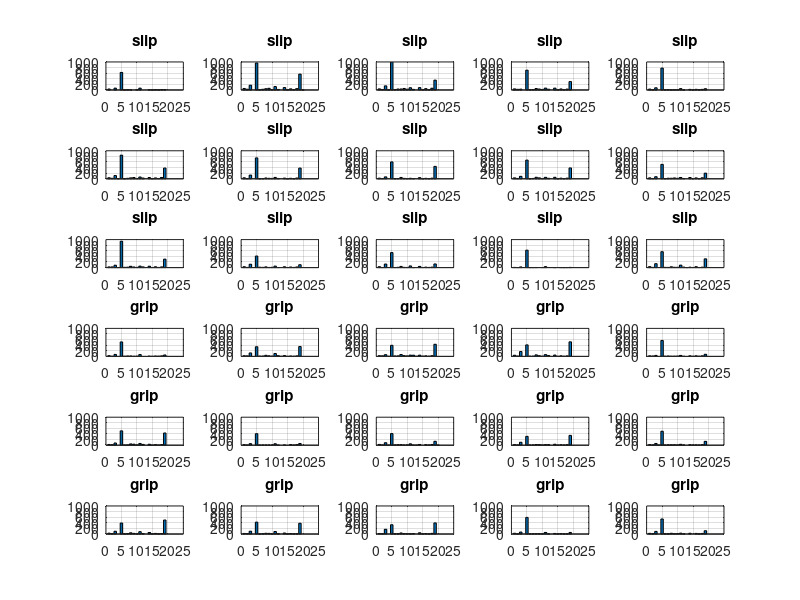

Here is the MATLAB script that generated this plot: (Note: this script raises an error after producing the figure.)

%% bag of words
clear;
w=10;w=w-1;%window size 
K=20;%number of classes

data=load('person8-22');
slip=cell2mat(data.data2(1,10,1));
for person=2:15
slip=[cell2mat(data.data2(person,10,1)),slip];
end
slip=slip.';
slip=slip(:);

for i=1:size(slip,1)-w
    subslip(:,i)=slip(i:i+w);
end


grip=cell2mat(data.data2(1,12,1));
for person=2:15
grip=[cell2mat(data.data2(person,12,1)),grip];
end
grip=grip.';
grip=grip(:);

for i=1:size(grip,1)-w
    subgrip(:,i)=grip(i:i+w);
end


for person=1:15
data22=cell2mat(data.data2(person,10));
data33=cell2mat(data.data2(person,12));
deaviationslip(person,:)=std(diff(data22).');
deaviationgrip(person,:)=std(diff(data33).');
end
deaviationslip=deaviationslip.';
deaviationslip=deaviationslip(:);
deaviationgrip=deaviationgrip(:).';
deaviationgrip=deaviationgrip(:);

for i=1:size(deaviationslip,1)-w
    subdevslip(:,i)=deaviationslip(i:i+w);
    subdevgrip(:,i)=deaviationgrip(i:i+w);
 
end


both=[subgrip.';subslip.';subdevgrip.';subdevslip.'];
[idx,C]=kmeans(both,K);
%% data representation
% [mapped_data, mapping] = compute_mapping(datasample(both,100,'Replace',false), 'tSNE');
% c137 = linspace(1,10,length(mapped_data));
% scatter(mapped_data(:,1),mapped_data(:,2),[],c137)
%% feature histogram makery
for person=1:15
slip=cell2mat(data.data2(person,10,1));
clear slipfeature;
slip=(slip(:));
for i=1:size(slip,1)-w
    dist=vecnorm(C.'-slip(i:i+w));
    [dummy,ind]=min(dist);
        slipfeature(i,K)=0;
    slipfeature(i,ind)=1;
end
subplot(6,5,person);
bar(sum(slipfeature))
        slipbar(person,:)=sum(slipfeature);
grid on;
ylim([0,1000]);
title('slip');
end

for person=1:15
grip=cell2mat(data.data2(person,12,1));
grip=(grip(:));
clear gripfeature;
for i=1:size(grip,1)-w
    dist=vecnorm(C.'-grip(i:i+w));
    [dummy,ind]=min(dist);
        gripfeature(i,K)=0;
    gripfeature(i,ind)=1;
end
subplot(6,5,person+15);
bar(sum(gripfeature))
        gripbar(person,:)=sum(gripfeature);
grid on;
ylim([0,1000]);
title('grip');
end
for i=1:15
Y(i,1)={'slip'};
end
for i=15:30
Y(i,1)={'grip'};
end
SVMModel = fitcsvm([slipbar;gripbar],Y);

CVSVMModel = crossval(SVMModel,'KFold',14)
classLoss = kfoldLoss(CVSVMModel)





